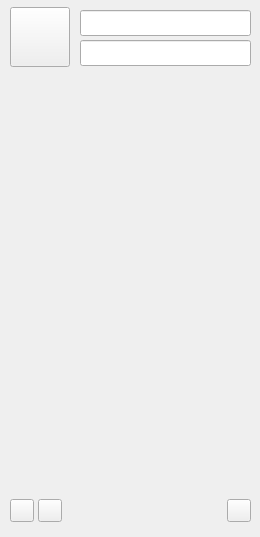
<?xml version="1.0" encoding="UTF-8"?>
<ui version="4.0">
 <class>FxMainWindow</class>
 <widget class="QWidget" name="FxMainWindow">
  <property name="geometry">
   <rect>
    <x>0</x>
    <y>0</y>
    <width>260</width>
    <height>537</height>
   </rect>
  </property>
  <property name="windowTitle">
   <string>Form</string>
  </property>
  <widget class="QWidget" name="horizontalLayoutWidget">
   <property name="geometry">
    <rect>
     <x>10</x>
     <y>490</y>
     <width>241</width>
     <height>41</height>
    </rect>
   </property>
   <layout class="QHBoxLayout" name="horizontalLayout">
    <property name="spacing">
     <number>4</number>
    </property>
    <item>
     <widget class="QToolButton" name="btnAddContact"/>
    </item>
    <item>
     <widget class="QToolButton" name="btnSendSmsToSelf"/>
    </item>
    <item>
     <spacer name="horizontalSpacer">
      <property name="orientation">
       <enum>Qt::Horizontal</enum>
      </property>
      <property name="sizeHint" stdset="0">
       <size>
        <width>40</width>
        <height>16</height>
       </size>
      </property>
     </spacer>
    </item>
    <item>
     <widget class="QToolButton" name="btnSetting"/>
    </item>
   </layout>
  </widget>
  <widget class="QToolButton" name="avatar">
   <property name="geometry">
    <rect>
     <x>10</x>
     <y>7</y>
     <width>60</width>
     <height>60</height>
    </rect>
   </property>
   <property name="sizePolicy">
    <sizepolicy hsizetype="Minimum" vsizetype="Minimum">
     <horstretch>0</horstretch>
     <verstretch>0</verstretch>
    </sizepolicy>
   </property>
   <property name="minimumSize">
    <size>
     <width>58</width>
     <height>58</height>
    </size>
   </property>
   <property name="maximumSize">
    <size>
     <width>60</width>
     <height>60</height>
    </size>
   </property>
   <property name="cursor">
    <cursorShape>PointingHandCursor</cursorShape>
   </property>
   <property name="statusTip">
    <string>changed personal state</string>
   </property>
   <property name="text">
    <string/>
   </property>
   <property name="iconSize">
    <size>
     <width>85</width>
     <height>85</height>
    </size>
   </property>
  </widget>
  <widget class="QLineEdit" name="textNickname">
   <property name="geometry">
    <rect>
     <x>80</x>
     <y>10</y>
     <width>171</width>
     <height>26</height>
    </rect>
   </property>
  </widget>
  <widget class="QLineEdit" name="textImpresa">
   <property name="geometry">
    <rect>
     <x>80</x>
     <y>40</y>
     <width>171</width>
     <height>26</height>
    </rect>
   </property>
  </widget>
  <widget class="QWidget" name="viewContactList" native="true">
   <property name="geometry">
    <rect>
     <x>10</x>
     <y>80</y>
     <width>241</width>
     <height>401</height>
    </rect>
   </property>
  </widget>
 </widget>
 <resources/>
 <connections>
  <connection>
   <sender>btnAddContact</sender>
   <signal>clicked()</signal>
   <receiver>FxMainWindow</receiver>
   <slot>slotHandleAddContactBtnClicked()</slot>
   <hints>
    <hint type="sourcelabel">
     <x>12</x>
     <y>501</y>
    </hint>
    <hint type="destinationlabel">
     <x>4</x>
     <y>494</y>
    </hint>
   </hints>
  </connection>
  <connection>
   <sender>btnSendSmsToSelf</sender>
   <signal>clicked()</signal>
   <receiver>FxMainWindow</receiver>
   <slot>slotHandleSendSmsToSelfBtnClicked()</slot>
   <hints>
    <hint type="sourcelabel">
     <x>44</x>
     <y>504</y>
    </hint>
    <hint type="destinationlabel">
     <x>23</x>
     <y>488</y>
    </hint>
   </hints>
  </connection>
  <connection>
   <sender>btnSetting</sender>
   <signal>clicked()</signal>
   <receiver>FxMainWindow</receiver>
   <slot>slotHandleSettingBtnClicked()</slot>
   <hints>
    <hint type="sourcelabel">
     <x>238</x>
     <y>503</y>
    </hint>
    <hint type="destinationlabel">
     <x>254</x>
     <y>495</y>
    </hint>
   </hints>
  </connection>
 </connections>
 <slots>
  <slot>slotHandleAddContactBtnClicked()</slot>
  <slot>slotHandleSendSmsToSelfBtnClicked()</slot>
  <slot>slotHandleSettingBtnClicked()</slot>
 </slots>
</ui>
